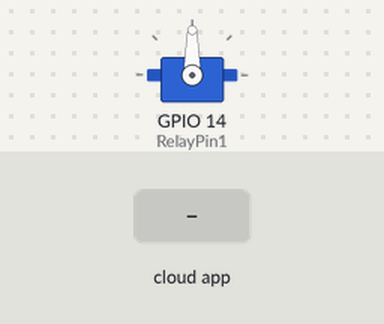
Recording of a sketch running on a simulated ESP32. Parts: servo. Inputs (shaded band) come from the test bench. WiFi joins after 1.5 s; servers stay silent unless stated; what the sketch prints to the serial monitor is not drawn.

Above: at 2.7 s.
2.8 s: the phone or cloud app sets MCB to 0
At 4.5 s:
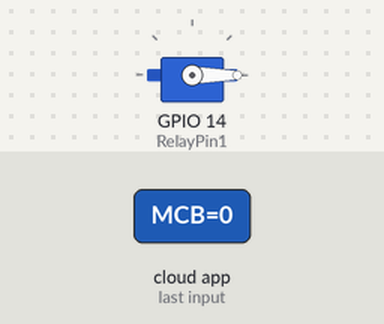
5.3 s: the phone or cloud app sets MCB to 255
Timing chart, 0 to 8.3 s (numbered marks = the images above; inputs shaded):
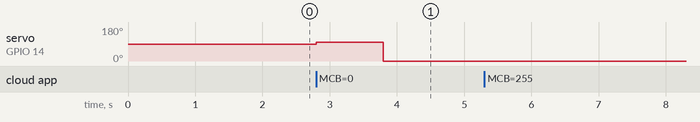

Measured:
- after the input at 2.8 s, servo on GPIO 14 (RelayPin1): 90° → 100° at once, → 0° 1.0 s later
- after the input at 5.3 s, every drawn part: stays the same

The sketch:

controller-payload.ino
```cpp
// THIS IS A WIP
// Use at your own risk :)
// setup for a esp32 vroom

#ifdef ARDUINO_ARCH_ESP32
#include <WiFi.h>
#else
#include <ESP8266WiFi.h>
#endif
#include <WiFiClient.h>
#include <Espalexa.h>
#include <ESP32Servo.h>
Servo servo;


// define the GPIO connected with Relays
#define RelayPin1 14  //D1


// prototypes
boolean connectWifi();

//callback functions
void firstLightChanged(uint8_t brightness);
//void secondLightChanged(uint8_t brightness);


// WiFi Credentials
const char* ssid = ""; // type your wifi name
const char* password =   ""; // type your wifi password


// device names
String Device_1_Name = "MCB";


boolean wifiConnected = false;

Espalexa espalexa;

void setup()
{
  Serial.begin(115200);
  pinMode(RelayPin1, OUTPUT);
 // Serial.begin(115200);
  servo.attach(14);    // ESP32 Pin

  // Initialise wifi connection
  wifiConnected = connectWifi();

  if (wifiConnected)
  {
    // Define your devices here.
    espalexa.addDevice(Device_1_Name, firstLightChanged); //simplest definition, default state off


    espalexa.begin();
  }
  else
  {
    while (1)
    {
      Serial.println("Cannot connect to WiFi. Please check data and reset the ESP.");
      delay(2500);
    }
  }
}

void loop()
{
  espalexa.loop();
  delay(1);
}

//our callback functions
void firstLightChanged(uint8_t brightness)
{
  //Control the device
  if (brightness == 255)
    {

      servo.write(0);
      delay(1000);

      Serial.println("MCB ON");
    }
  else
  {
    servo.write(100);
    delay(1000);
    servo.write(0);
    Serial.println("MCB OFF");
  }
}


// connect to wifi – returns true if successful or false if not
boolean connectWifi()
{
  boolean state = true;
  int i = 0;

  WiFi.mode(WIFI_STA);
  WiFi.begin(ssid, password);
  Serial.println("");
  Serial.println("Connecting to WiFi");

  // Wait for connection
  Serial.print("Connecting...");
  while (WiFi.status() != WL_CONNECTED) {
    delay(500);
    Serial.print(".");
    if (i > 20) {
      state = false; break;
    }
    i++;
  }
  Serial.println("");
  if (state) {
    Serial.print("Connected to ");
    Serial.println(ssid);
    Serial.print("IP address: ");
    Serial.println(WiFi.localIP());
  }
  else {
    Serial.println("Connection failed.");
  }
  return state;
}
```
